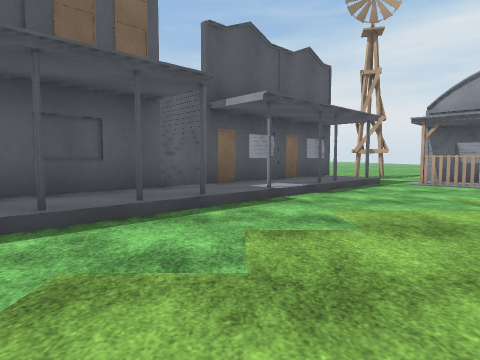
view 1 (above)

24 first-person views from a walk through a 3-D level made in the Unity game engine. The camera is 1.2 m above the floor, tilts 4° down and sees 75° across. The floor is counted in squares, 2 m on a side. Each view is taken from the middle of a square. On the plan, view 1 faces up. The plan holds only what a view shows up to about 9 squares ahead; the rest is blank. The place goes on beyond the plan. The player is left out. Door leaves are left out, so doorways stand open. Some surface patterns are stand-ins.

view 2
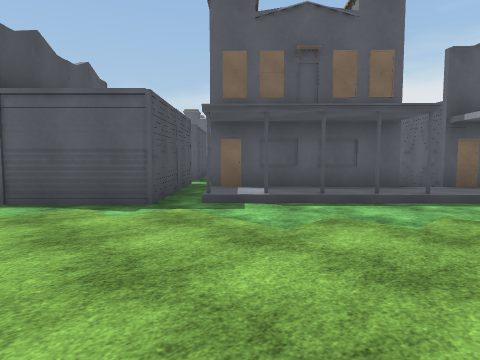

view 3
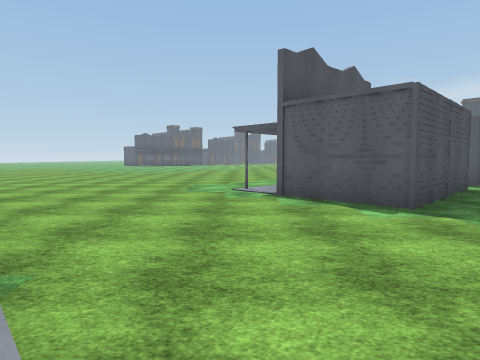

view 4
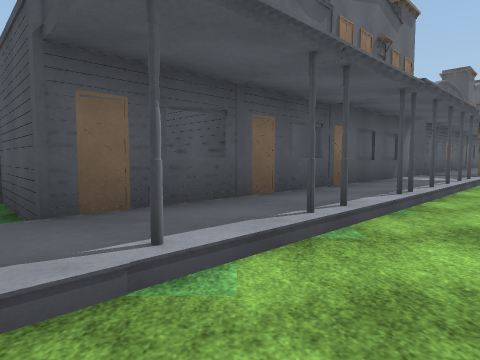

view 5
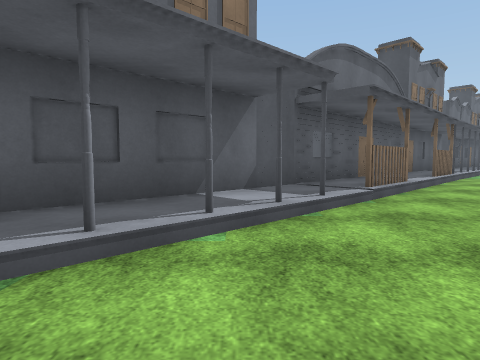

view 6
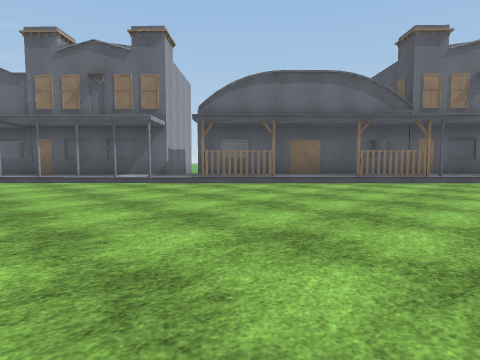

view 7
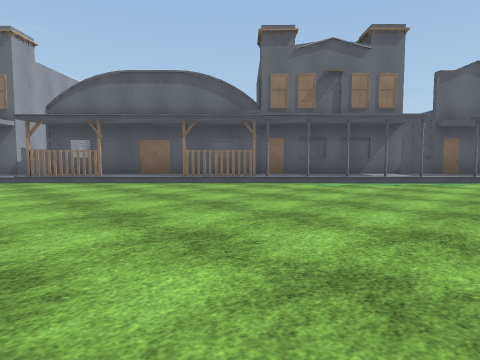

view 8
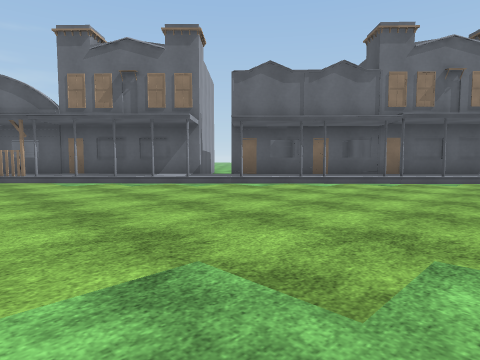

view 9
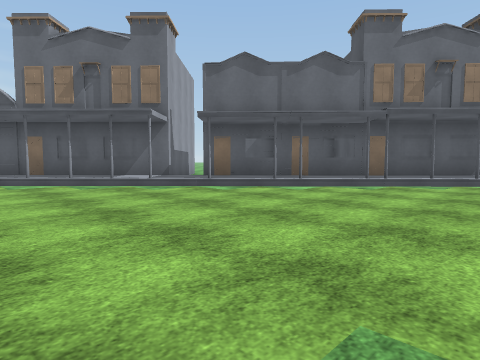

view 10
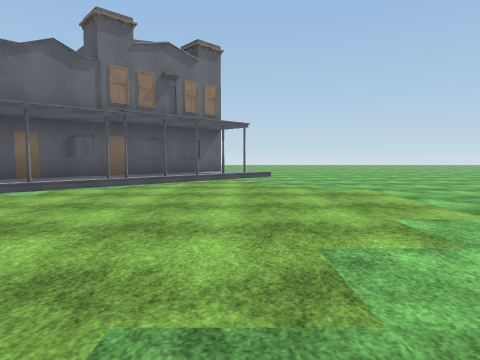

view 11
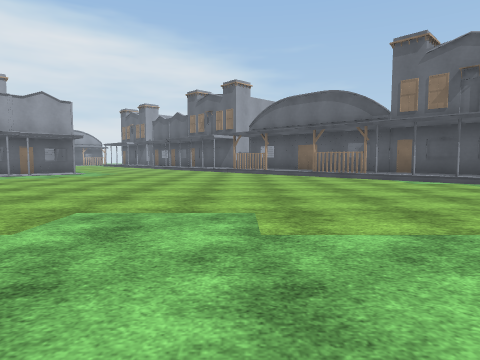

view 12
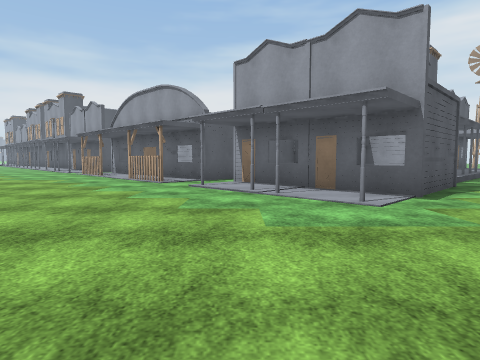

view 13
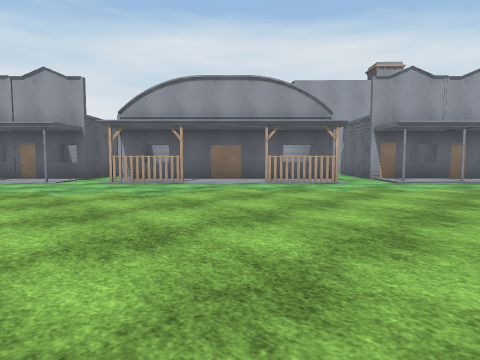

view 14
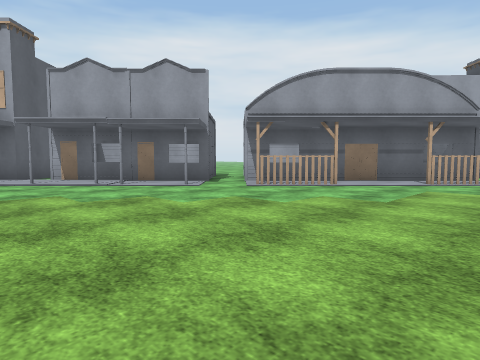

view 15
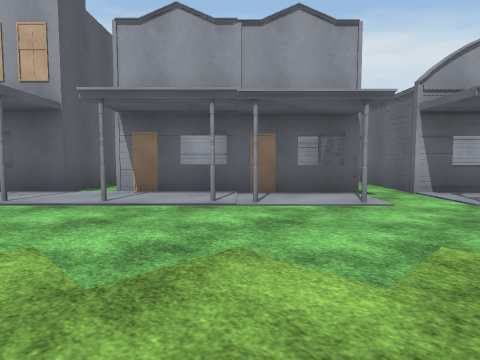

view 16
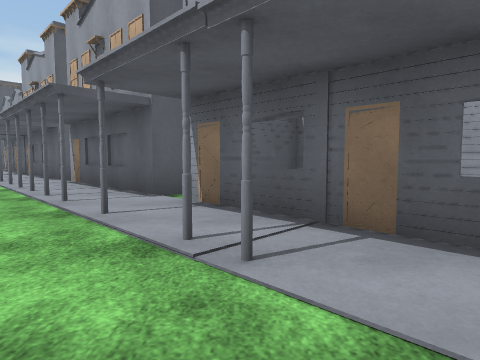

view 17
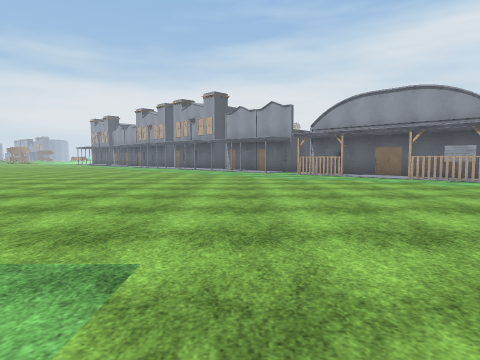

view 18
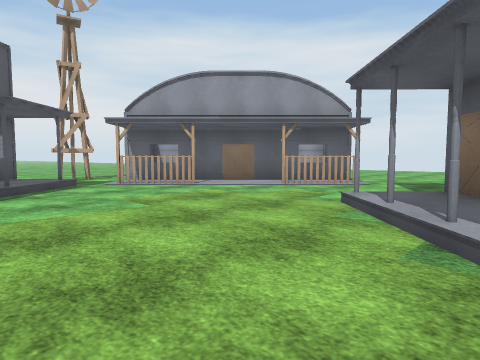

view 19
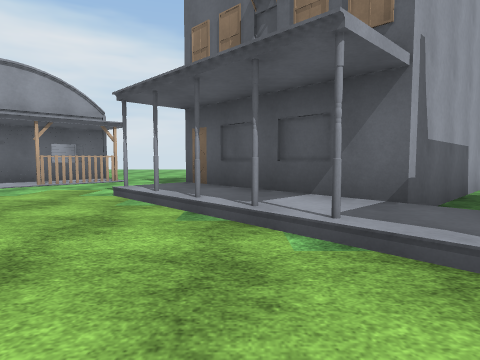

view 20
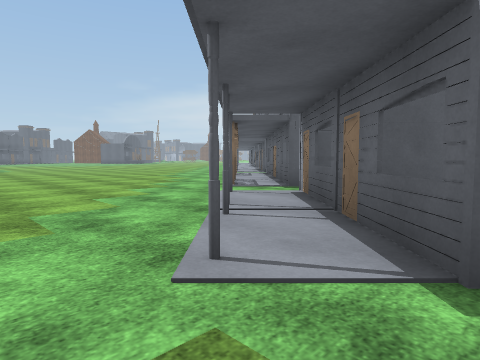

view 21
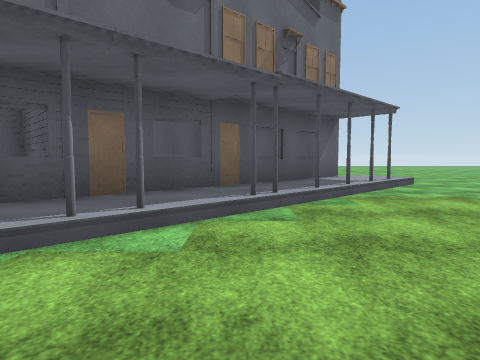

view 22
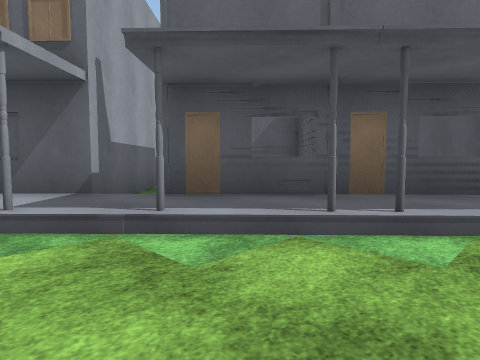

view 23
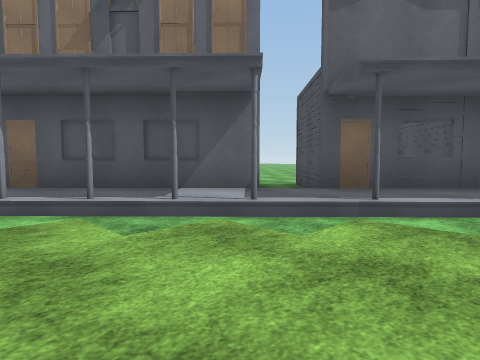

view 24
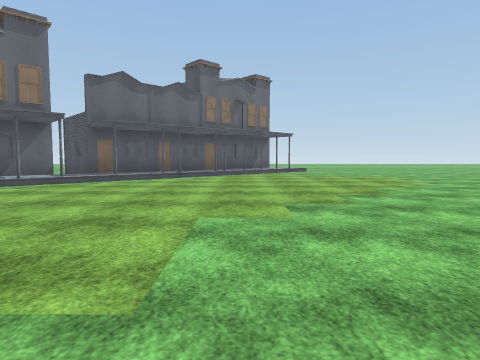

### Floor plan
Key: @ floor where view 1 was taken; # wall or solid block; . main floor; : floor 0.25 m higher than the main floor; / step, stairs or slope; W windmill; B building.
Columns run from 19 left of view 1 to 11 right of it. Each row starts with its distance up from view 1.
 13 ## #
 12 B###B
 11 .BB##B
 10 ..B## B                W
  9 ...B###B            ## W.
  8 ....B###B          ##B .##
  7 .....B##         #### .BB##
  6 .....BB#         #B#:...B.##
  5 ......B.#       ##B#/......##
  4 .........## #   #B/.......BB#.
  3 ........BB#### BB#/........B...
  2 ........BB#####B//......:......
  1 ...........B####/......: B
  0 ............B###...@..:###
 -1 .............BB......: B#
 -2 ..................../  ##
 -3 ...................::#####
 -4  .................:B## B.#
 -5   ...............:BB #
 -6    .............:B##
 -7   .............:BB
 -8  ............BB#B
 -9  ............BB##
-10 ............/:##
-11 ..........BB:#
-12 ..........BB#
-13 ........./:##
-14 ......./::#
-15 ....../::B
-16 ...../::B#
-17 ..../: ####
-18 .../#####B.B
-19 ../:B#### ..
-20 ./ B###B
-21   B##
-22   B

Where each view was taken, in squares from view 1:
view 1: 0 up, 0 right, facing up
view 2: 2 down, 1 right, facing up-left
view 3: 2 down, 1 right, facing left
view 4: 0 up, 1 right, facing down
view 5: 3 down, 3 left, facing down
view 6: 3 down, 11 left, facing down-right
view 7: 6 down, 14 left, facing down-right
view 8: 10 down, 18 left, facing down-right
view 9: 11 down, 18 left, facing down-right
view 10: 11 down, 18 left, facing down
view 11: 8 down, 18 left, facing right
view 12: 6 down, 8 left, facing up
view 13: 2 down, 17 left, facing up-right
view 14: 1 up, 19 left, facing up-right
view 15: 5 up, 19 left, facing up-right
view 16: 6 up, 16 left, facing up
view 17: 6 down, 16 left, facing up
view 18: 0 up, 1 right, facing up-right
view 19: 0 up, 0 right, facing right
view 20: 3 down, 5 left, facing up-left
view 21: 14 down, 15 left, facing down
view 22: 14 down, 15 left, facing down-right
view 23: 12 down, 14 left, facing down-right
view 24: 7 down, 16 left, facing down
